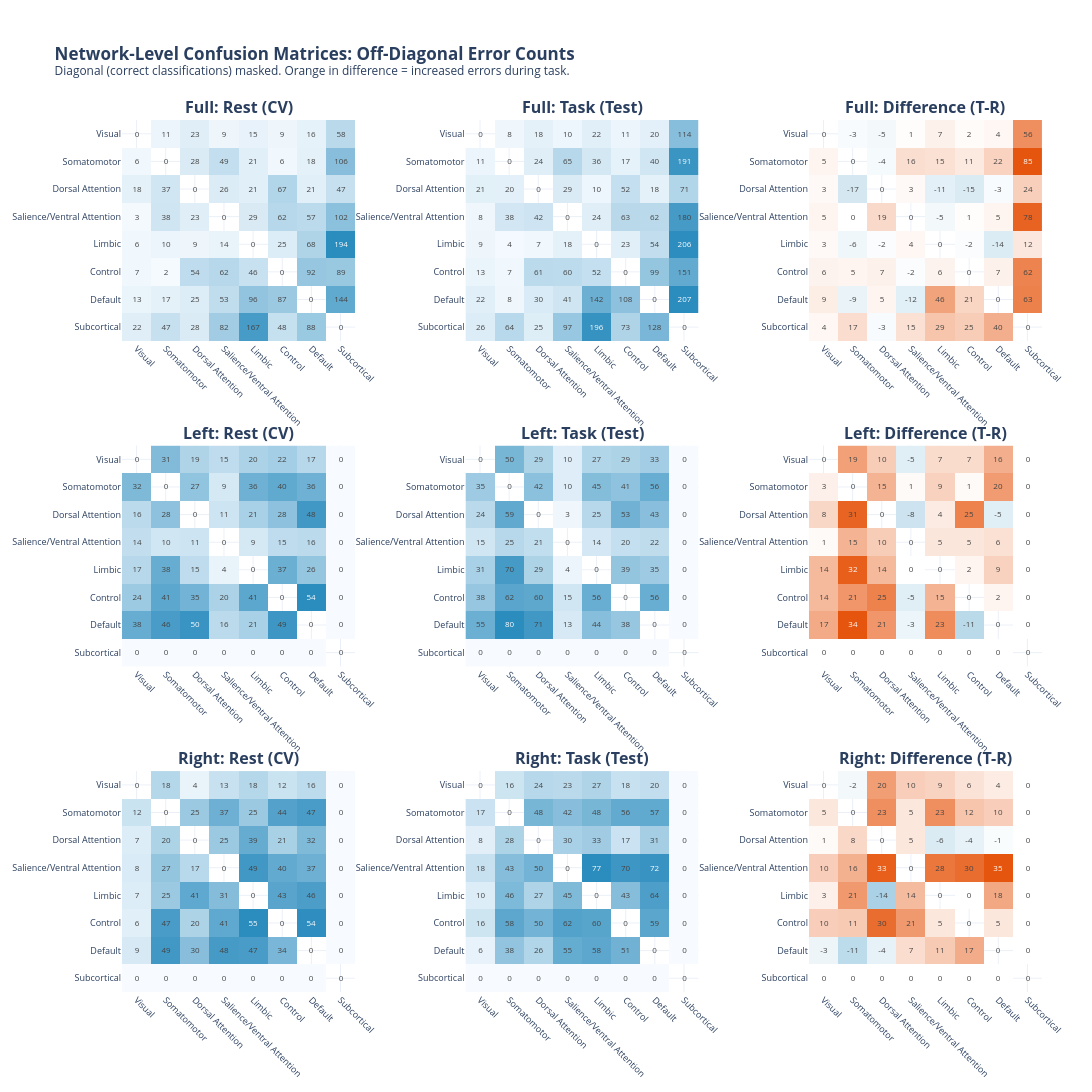

This figure's notebook cell:
### Markdown cell above
---
## 5. Network-Level Error Patterns

We now examine which functional networks confuse with which others. This analysis aggregates the 232×232 confusion matrix into an 8×8 network-level view.

**What to look for**:
- Are errors concentrated in specific network pairs (suggesting interpretable confusion patterns)?
- Does the task condition change which networks confuse with each other?
- Which networks show the largest error increases during task engagement?

### Code cell
def aggregate_to_network_sum(region_matrix, region_info):
    """Aggregate region-level confusion matrix to network-level absolute counts."""
    net_labels = region_info['major_network'].values
    df = pd.DataFrame(region_matrix, index=net_labels, columns=net_labels)
    
    row_grouped = df.groupby(level=0).sum()
    full_grouped = row_grouped.transpose().groupby(level=0).sum().transpose()
    
    net_matrix = full_grouped.reindex(index=NETWORKS, columns=NETWORKS).fillna(0)
    return net_matrix.values

# Process matrices for all models
full_rest_net = aggregate_to_network_sum(confusion_matrix_cv_full, region_info_full)
full_task_net = aggregate_to_network_sum(confusion_matrix_task_full, region_info_full)
lh_rest_net = aggregate_to_network_sum(confusion_matrix_cv_lh, region_info_lh)
lh_task_net = aggregate_to_network_sum(confusion_matrix_task_lh, region_info_lh)
rh_rest_net = aggregate_to_network_sum(confusion_matrix_cv_rh, region_info_rh)
rh_task_net = aggregate_to_network_sum(confusion_matrix_task_rh, region_info_rh)

# Organize for plotting: [Full, Left, Right] × [Rest, Task, Difference]
matrix_data = [
    [full_rest_net, full_task_net, (full_task_net - full_rest_net)],
    [lh_rest_net, lh_task_net, (lh_task_net - lh_rest_net)],
    [rh_rest_net, rh_task_net, (rh_task_net - rh_rest_net)]
]

# Define color schemes
colorscale_seq = [[0, '#f7fbff'], [1, '#2b8cbe']]  # Sequential blue
colorscale_div = [[0, '#2b8cbe'], [0.5, '#ffffff'], [1, '#e6550d']]  # Diverging blue-orange

# Create 3×3 heatmap grid
rows_labels = ['Full', 'Left', 'Right']
cols_labels = ['Rest (CV)', 'Task (Test)', 'Difference (T-R)']

fig = make_subplots(
    rows=3, cols=3,
    subplot_titles=[f"<b>{r}: {c}</b>" for r in rows_labels for c in cols_labels],
    horizontal_spacing=0.12, 
    vertical_spacing=0.12
)

for i in range(3):
    for j in range(3):
        data = matrix_data[i][j].copy()
        mask = np.eye(len(NETWORKS), dtype=bool)
        data_masked = np.where(mask, None, data)  # Mask diagonal (correct classifications)
        
        if j < 2:  # Rest or Task
            colorscale = colorscale_seq
            valid_vals = data_masked[data_masked != None]
            zmin, zmax = 0, np.nanmax(valid_vals) if len(valid_vals) > 0 else 1
        else:  # Difference
            colorscale = colorscale_div
            valid_vals = data_masked[data_masked != None].astype(float)
            limit = np.nanmax(np.abs(valid_vals)) if len(valid_vals) > 0 else 1
            zmin, zmax = -limit, limit

        fig.add_trace(
            go.Heatmap(
                z=data_masked, x=NETWORKS, y=NETWORKS,
                colorscale=colorscale, zmin=zmin, zmax=zmax,
                text=data_masked, texttemplate="%{text:.0f}", textfont={"size": 8},
                showscale=False,
                hovertemplate="True: %{y}<br>Predicted: %{x}<br>Count: %{z}<extra></extra>"
            ),
            row=i+1, col=j+1
        )

fig.update_layout(
    title_text="<b>Network-Level Confusion Matrices: Off-Diagonal Error Counts</b><br>" +
               "<sup>Diagonal (correct classifications) masked. Orange in difference = increased errors during task.</sup>",
    template="plotly_white",
    height=1200, width=1400,
    margin=dict(l=120, r=50, t=120, b=100)
)

fig.update_xaxes(tickangle=45, tickfont=dict(size=9))
fig.update_yaxes(autorange="reversed", tickfont=dict(size=9))

fig.show()

### Figure 1 — Plotly figure (JSON) as saved in the notebook; plotly's stock layout.template omitted (floating-point values rounded to 4 significant figures)
{"data": [{"colorscale": [[0, "#f7fbff"], [1, "#2b8cbe"]], "hovertemplate": "True: %{y}<br>Predicted: %{x}<br>Count: %{z}<extra></extra>", "showscale": false, "text": [[null, 11, 23, 9, 15, 9, 16, 58], [6, null, 28, 49, 21, 6, 18, 106], [18, 37, null, 26, 21, 67, 21, 47], [3, 38, 23, null, 29, 62, 57, 102], [6, 10, 9, 14, null, 25, 68, 194], [7, 2, 54, 62, 46, null, 92, 89], [13, 17, 25, 53, 96, 87, null, 144], [22, 47, 28, 82, 167, 48, 88, null]], "textfont": {"size": 8}, "texttemplate": "%{text:.0f}", "type": "heatmap", "x": ["Visual", "Somatomotor", "Dorsal Attention", "Salience/Ventral Attention", "Limbic", "Control", "Default", "Subcortical"], "xaxis": "x", "y": ["Visual", "Somatomotor", "Dorsal Attention", "Salience/Ventral Attention", "Limbic", "Control", "Default", "Subcortical"], "yaxis": "y", "z": [[null, 11, 23, 9, 15, 9, 16, 58], [6, null, 28, 49, 21, 6, 18, 106], [18, 37, null, 26, 21, 67, 21, 47], [3, 38, 23, null, 29, 62, 57, 102], [6, 10, 9, 14, null, 25, 68, 194], [7, 2, 54, 62, 46, null, 92, 89], [13, 17, 25, 53, 96, 87, null, 144], [22, 47, 28, 82, 167, 48, 88, null]], "zmax": 194, "zmin": 0}, {"colorscale": [[0, "#f7fbff"], [1, "#2b8cbe"]], "hovertemplate": "True: %{y}<br>Predicted: %{x}<br>Count: %{z}<extra></extra>", "showscale": false, "text": [[null, 8, 18, 10, 22, 11, 20, 114], [11, null, 24, 65, 36, 17, 40, 191], [21, 20, null, 29, 10, 52, 18, 71], [8, 38, 42, null, 24, 63, 62, 180], [9, 4, 7, 18, null, 23, 54, 206], [13, 7, 61, 60, 52, null, 99, 151], [22, 8, 30, 41, 142, 108, null, 207], [26, 64, 25, 97, 196, 73, 128, null]], "textfont": {"size": 8}, "texttemplate": "%{text:.0f}", "type": "heatmap", "x": ["Visual", "Somatomotor", "Dorsal Attention", "Salience/Ventral Attention", "Limbic", "Control", "Default", "Subcortical"], "xaxis": "x2", "y": ["Visual", "Somatomotor", "Dorsal Attention", "Salience/Ventral Attention", "Limbic", "Control", "Default", "Subcortical"], "yaxis": "y2", "z": [[null, 8, 18, 10, 22, 11, 20, 114], [11, null, 24, 65, 36, 17, 40, 191], [21, 20, null, 29, 10, 52, 18, 71], [8, 38, 42, null, 24, 63, 62, 180], [9, 4, 7, 18, null, 23, 54, 206], [13, 7, 61, 60, 52, null, 99, 151], [22, 8, 30, 41, 142, 108, null, 207], [26, 64, 25, 97, 196, 73, 128, null]], "zmax": 207, "zmin": 0}, {"colorscale": [[0, "#2b8cbe"], [0.5, "#ffffff"], [1, "#e6550d"]], "hovertemplate": "True: %{y}<br>Predicted: %{x}<br>Count: %{z}<extra></extra>", "showscale": false, "text": [[null, -3, -5, 1, 7, 2, 4, 56], [5, null, -4, 16, 15, 11, 22, 85], [3, -17, null, 3, -11, -15, -3, 24], [5, 0, 19, null, -5, 1, 5, 78], [3, -6, -2, 4, null, -2, -14, 12], [6, 5, 7, -2, 6, null, 7, 62], [9, -9, 5, -12, 46, 21, null, 63], [4, 17, -3, 15, 29, 25, 40, null]], "textfont": {"size": 8}, "texttemplate": "%{text:.0f}", "type": "heatmap", "x": ["Visual", "Somatomotor", "Dorsal Attention", "Salience/Ventral Attention", "Limbic", "Control", "Default", "Subcortical"], "xaxis": "x3", "y": ["Visual", "Somatomotor", "Dorsal Attention", "Salience/Ventral Attention", "Limbic", "Control", "Default", "Subcortical"], "yaxis": "y3", "z": [[null, -3, -5, 1, 7, 2, 4, 56], [5, null, -4, 16, 15, 11, 22, 85], [3, -17, null, 3, -11, -15, -3, 24], [5, 0, 19, null, -5, 1, 5, 78], [3, -6, -2, 4, null, -2, -14, 12], [6, 5, 7, -2, 6, null, 7, 62], [9, -9, 5, -12, 46, 21, null, 63], [4, 17, -3, 15, 29, 25, 40, null]], "zmax": 85, "zmin": -85}, {"colorscale": [[0, "#f7fbff"], [1, "#2b8cbe"]], "hovertemplate": "True: %{y}<br>Predicted: %{x}<br>Count: %{z}<extra></extra>", "showscale": false, "text": [[null, 31, 19, 15, 20, 22, 17, 0], [32, null, 27, 9, 36, 40, 36, 0], [16, 28, null, 11, 21, 28, 48, 0], [14, 10, 11, null, 9, 15, 16, 0], [17, 38, 15, 4, null, 37, 26, 0], [24, 41, 35, 20, 41, null, 54, 0], [38, 46, 50, 16, 21, 49, null, 0], [0, 0, 0, 0, 0, 0, 0, null]], "textfont": {"size": 8}, "texttemplate": "%{text:.0f}", "type": "heatmap", "x": ["Visual", "Somatomotor", "Dorsal Attention", "Salience/Ventral Attention", "Limbic", "Control", "Default", "Subcortical"], "xaxis": "x4", "y": ["Visual", "Somatomotor", "Dorsal Attention", "Salience/Ventral Attention", "Limbic", "Control", "Default", "Subcortical"], "yaxis": "y4", "z": [[null, 31, 19, 15, 20, 22, 17, 0], [32, null, 27, 9, 36, 40, 36, 0], [16, 28, null, 11, 21, 28, 48, 0], [14, 10, 11, null, 9, 15, 16, 0], [17, 38, 15, 4, null, 37, 26, 0], [24, 41, 35, 20, 41, null, 54, 0], [38, 46, 50, 16, 21, 49, null, 0], [0, 0, 0, 0, 0, 0, 0, null]], "zmax": 54, "zmin": 0}, {"colorscale": [[0, "#f7fbff"], [1, "#2b8cbe"]], "hovertemplate": "True: %{y}<br>Predicted: %{x}<br>Count: %{z}<extra></extra>", "showscale": false, "text": [[null, 50, 29, 10, 27, 29, 33, 0], [35, null, 42, 10, 45, 41, 56, 0], [24, 59, null, 3, 25, 53, 43, 0], [15, 25, 21, null, 14, 20, 22, 0], [31, 70, 29, 4, null, 39, 35, 0], [38, 62, 60, 15, 56, null, 56, 0], [55, 80, 71, 13, 44, 38, null, 0], [0, 0, 0, 0, 0, 0, 0, null]], "textfont": {"size": 8}, "texttemplate": "%{text:.0f}", "type": "heatmap", "x": ["Visual", "Somatomotor", "Dorsal Attention", "Salience/Ventral Attention", "Limbic", "Control", "Default", "Subcortical"], "xaxis": "x5", "y": ["Visual", "Somatomotor", "Dorsal Attention", "Salience/Ventral Attention", "Limbic", "Control", "Default", "Subcortical"], "yaxis": "y5", "z": [[null, 50, 29, 10, 27, 29, 33, 0], [35, null, 42, 10, 45, 41, 56, 0], [24, 59, null, 3, 25, 53, 43, 0], [15, 25, 21, null, 14, 20, 22, 0], [31, 70, 29, 4, null, 39, 35, 0], [38, 62, 60, 15, 56, null, 56, 0], [55, 80, 71, 13, 44, 38, null, 0], [0, 0, 0, 0, 0, 0, 0, null]], "zmax": 80, "zmin": 0}, {"colorscale": [[0, "#2b8cbe"], [0.5, "#ffffff"], [1, "#e6550d"]], "hovertemplate": "True: %{y}<br>Predicted: %{x}<br>Count: %{z}<extra></extra>", "showscale": false, "text": [[null, 19, 10, -5, 7, 7, 16, 0], [3, null, 15, 1, 9, 1, 20, 0], [8, 31, null, -8, 4, 25, -5, 0], [1, 15, 10, null, 5, 5, 6, 0], [14, 32, 14, 0, null, 2, 9, 0], [14, 21, 25, -5, 15, null, 2, 0], [17, 34, 21, -3, 23, -11, null, 0], [0, 0, 0, 0, 0, 0, 0, null]], "textfont": {"size": 8}, "texttemplate": "%{text:.0f}", "type": "heatmap", "x": ["Visual", "Somatomotor", "Dorsal Attention", "Salience/Ventral Attention", "Limbic", "Control", "Default", "Subcortical"], "xaxis": "x6", "y": ["Visual", "Somatomotor", "Dorsal Attention", "Salience/Ventral Attention", "Limbic", "Control", "Default", "Subcortical"], "yaxis": "y6", "z": [[null, 19, 10, -5, 7, 7, 16, 0], [3, null, 15, 1, 9, 1, 20, 0], [8, 31, null, -8, 4, 25, -5, 0], [1, 15, 10, null, 5, 5, 6, 0], [14, 32, 14, 0, null, 2, 9, 0], [14, 21, 25, -5, 15, null, 2, 0], [17, 34, 21, -3, 23, -11, null, 0], [0, 0, 0, 0, 0, 0, 0, null]], "zmax": 34, "zmin": -34}, {"colorscale": [[0, "#f7fbff"], [1, "#2b8cbe"]], "hovertemplate": "True: %{y}<br>Predicted: %{x}<br>Count: %{z}<extra></extra>", "showscale": false, "text": [[null, 18, 4, 13, 18, 12, 16, 0], [12, null, 25, 37, 25, 44, 47, 0], [7, 20, null, 25, 39, 21, 32, 0], [8, 27, 17, null, 49, 40, 37, 0], [7, 25, 41, 31, null, 43, 46, 0], [6, 47, 20, 41, 55, null, 54, 0], [9, 49, 30, 48, 47, 34, null, 0], [0, 0, 0, 0, 0, 0, 0, null]], "textfont": {"size": 8}, "texttemplate": "%{text:.0f}", "type": "heatmap", "x": ["Visual", "Somatomotor", "Dorsal Attention", "Salience/Ventral Attention", "Limbic", "Control", "Default", "Subcortical"], "xaxis": "x7", "y": ["Visual", "Somatomotor", "Dorsal Attention", "Salience/Ventral Attention", "Limbic", "Control", "Default", "Subcortical"], "yaxis": "y7", "z": [[null, 18, 4, 13, 18, 12, 16, 0], [12, null, 25, 37, 25, 44, 47, 0], [7, 20, null, 25, 39, 21, 32, 0], [8, 27, 17, null, 49, 40, 37, 0], [7, 25, 41, 31, null, 43, 46, 0], [6, 47, 20, 41, 55, null, 54, 0], [9, 49, 30, 48, 47, 34, null, 0], [0, 0, 0, 0, 0, 0, 0, null]], "zmax": 55, "zmin": 0}, {"colorscale": [[0, "#f7fbff"], [1, "#2b8cbe"]], "hovertemplate": "True: %{y}<br>Predicted: %{x}<br>Count: %{z}<extra></extra>", "showscale": false, "text": [[null, 16, 24, 23, 27, 18, 20, 0], [17, null, 48, 42, 48, 56, 57, 0], [8, 28, null, 30, 33, 17, 31, 0], [18, 43, 50, null, 77, 70, 72, 0], [10, 46, 27, 45, null, 43, 64, 0], [16, 58, 50, 62, 60, null, 59, 0], [6, 38, 26, 55, 58, 51, null, 0], [0, 0, 0, 0, 0, 0, 0, null]], "textfont": {"size": 8}, "texttemplate": "%{text:.0f}", "type": "heatmap", "x": ["Visual", "Somatomotor", "Dorsal Attention", "Salience/Ventral Attention", "Limbic", "Control", "Default", "Subcortical"], "xaxis": "x8", "y": ["Visual", "Somatomotor", "Dorsal Attention", "Salience/Ventral Attention", "Limbic", "Control", "Default", "Subcortical"], "yaxis": "y8", "z": [[null, 16, 24, 23, 27, 18, 20, 0], [17, null, 48, 42, 48, 56, 57, 0], [8, 28, null, 30, 33, 17, 31, 0], [18, 43, 50, null, 77, 70, 72, 0], [10, 46, 27, 45, null, 43, 64, 0], [16, 58, 50, 62, 60, null, 59, 0], [6, 38, 26, 55, 58, 51, null, 0], [0, 0, 0, 0, 0, 0, 0, null]], "zmax": 77, "zmin": 0}, {"colorscale": [[0, "#2b8cbe"], [0.5, "#ffffff"], [1, "#e6550d"]], "hovertemplate": "True: %{y}<br>Predicted: %{x}<br>Count: %{z}<extra></extra>", "showscale": false, "text": [[null, -2, 20, 10, 9, 6, 4, 0], [5, null, 23, 5, 23, 12, 10, 0], [1, 8, null, 5, -6, -4, -1, 0], [10, 16, 33, null, 28, 30, 35, 0], [3, 21, -14, 14, null, 0, 18, 0], [10, 11, 30, 21, 5, null, 5, 0], [-3, -11, -4, 7, 11, 17, null, 0], [0, 0, 0, 0, 0, 0, 0, null]], "textfont": {"size": 8}, "texttemplate": "%{text:.0f}", "type": "heatmap", "x": ["Visual", "Somatomotor", "Dorsal Attention", "Salience/Ventral Attention", "Limbic", "Control", "Default", "Subcortical"], "xaxis": "x9", "y": ["Visual", "Somatomotor", "Dorsal Attention", "Salience/Ventral Attention", "Limbic", "Control", "Default", "Subcortical"], "yaxis": "y9", "z": [[null, -2, 20, 10, 9, 6, 4, 0], [5, null, 23, 5, 23, 12, 10, 0], [1, 8, null, 5, -6, -4, -1, 0], [10, 16, 33, null, 28, 30, 35, 0], [3, 21, -14, 14, null, 0, 18, 0], [10, 11, 30, 21, 5, null, 5, 0], [-3, -11, -4, 7, 11, 17, null, 0], [0, 0, 0, 0, 0, 0, 0, null]], "zmax": 35, "zmin": -35}], "layout": {"annotations": [{"font": {"size": 16}, "showarrow": false, "text": "<b>Full: Rest (CV)</b>", "x": 0.1267, "xanchor": "center", "xref": "paper", "y": 1, "yanchor": "bottom", "yref": "paper"}, {"font": {"size": 16}, "showarrow": false, "text": "<b>Full: Task (Test)</b>", "x": 0.5, "xanchor": "center", "xref": "paper", "y": 1, "yanchor": "bottom", "yref": "paper"}, {"font": {"size": 16}, "showarrow": false, "text": "<b>Full: Difference (T-R)</b>", "x": 0.8733, "xanchor": "center", "xref": "paper", "y": 1, "yanchor": "bottom", "yref": "paper"}, {"font": {"size": 16}, "showarrow": false, "text": "<b>Left: Rest (CV)</b>", "x": 0.1267, "xanchor": "center", "xref": "paper", "y": 0.6267, "yanchor": "bottom", "yref": "paper"}, {"font": {"size": 16}, "showarrow": false, "text": "<b>Left: Task (Test)</b>", "x": 0.5, "xanchor": "center", "xref": "paper", "y": 0.6267, "yanchor": "bottom", "yref": "paper"}, {"font": {"size": 16}, "showarrow": false, "text": "<b>Left: Difference (T-R)</b>", "x": 0.8733, "xanchor": "center", "xref": "paper", "y": 0.6267, "yanchor": "bottom", "yref": "paper"}, {"font": {"size": 16}, "showarrow": false, "text": "<b>Right: Rest (CV)</b>", "x": 0.1267, "xanchor": "center", "xref": "paper", "y": 0.2533, "yanchor": "bottom", "yref": "paper"}, {"font": {"size": 16}, "showarrow": false, "text": "<b>Right: Task (Test)</b>", "x": 0.5, "xanchor": "center", "xref": "paper", "y": 0.2533, "yanchor": "bottom", "yref": "paper"}, {"font": {"size": 16}, "showarrow": false, "text": "<b>Right: Difference (T-R)</b>", "x": 0.8733, "xanchor": "center", "xref": "paper", "y": 0.2533, "yanchor": "bottom", "yref": "paper"}], "height": 1200, "margin": {"b": 100, "l": 120, "r": 50, "t": 120}, "title": {"text": "<b>Network-Level Confusion Matrices: Off-Diagonal Error Counts</b><br><sup>Diagonal (correct classifications) masked. Orange in difference = increased errors during task.</sup>"}, "width": 1400, "xaxis": {"anchor": "y", "domain": [0, 0.2533], "tickangle": 45, "tickfont": {"size": 9}}, "xaxis2": {"anchor": "y2", "domain": [0.3733, 0.6267], "tickangle": 45, "tickfont": {"size": 9}}, "xaxis3": {"anchor": "y3", "domain": [0.7467, 1], "tickangle": 45, "tickfont": {"size": 9}}, "xaxis4": {"anchor": "y4", "domain": [0, 0.2533], "tickangle": 45, "tickfont": {"size": 9}}, "xaxis5": {"anchor": "y5", "domain": [0.3733, 0.6267], "tickangle": 45, "tickfont": {"size": 9}}, "xaxis6": {"anchor": "y6", "domain": [0.7467, 1], "tickangle": 45, "tickfont": {"size": 9}}, "xaxis7": {"anchor": "y7", "domain": [0, 0.2533], "tickangle": 45, "tickfont": {"size": 9}}, "xaxis8": {"anchor": "y8", "domain": [0.3733, 0.6267], "tickangle": 45, "tickfont": {"size": 9}}, "xaxis9": {"anchor": "y9", "domain": [0.7467, 1], "tickangle": 45, "tickfont": {"size": 9}}, "yaxis": {"anchor": "x", "autorange": "reversed", "domain": [0.7467, 1], "tickfont": {"size": 9}}, "yaxis2": {"anchor": "x2", "autorange": "reversed", "domain": [0.7467, 1], "tickfont": {"size": 9}}, "yaxis3": {"anchor": "x3", "autorange": "reversed", "domain": [0.7467, 1], "tickfont": {"size": 9}}, "yaxis4": {"anchor": "x4", "autorange": "reversed", "domain": [0.3733, 0.6267], "tickfont": {"size": 9}}, "yaxis5": {"anchor": "x5", "autorange": "reversed", "domain": [0.3733, 0.6267], "tickfont": {"size": 9}}, "yaxis6": {"anchor": "x6", "autorange": "reversed", "domain": [0.3733, 0.6267], "tickfont": {"size": 9}}, "yaxis7": {"anchor": "x7", "autorange": "reversed", "domain": [0, 0.2533], "tickfont": {"size": 9}}, "yaxis8": {"anchor": "x8", "autorange": "reversed", "domain": [0, 0.2533], "tickfont": {"size": 9}}, "yaxis9": {"anchor": "x9", "autorange": "reversed", "domain": [0, 0.2533], "tickfont": {"size": 9}}}}
